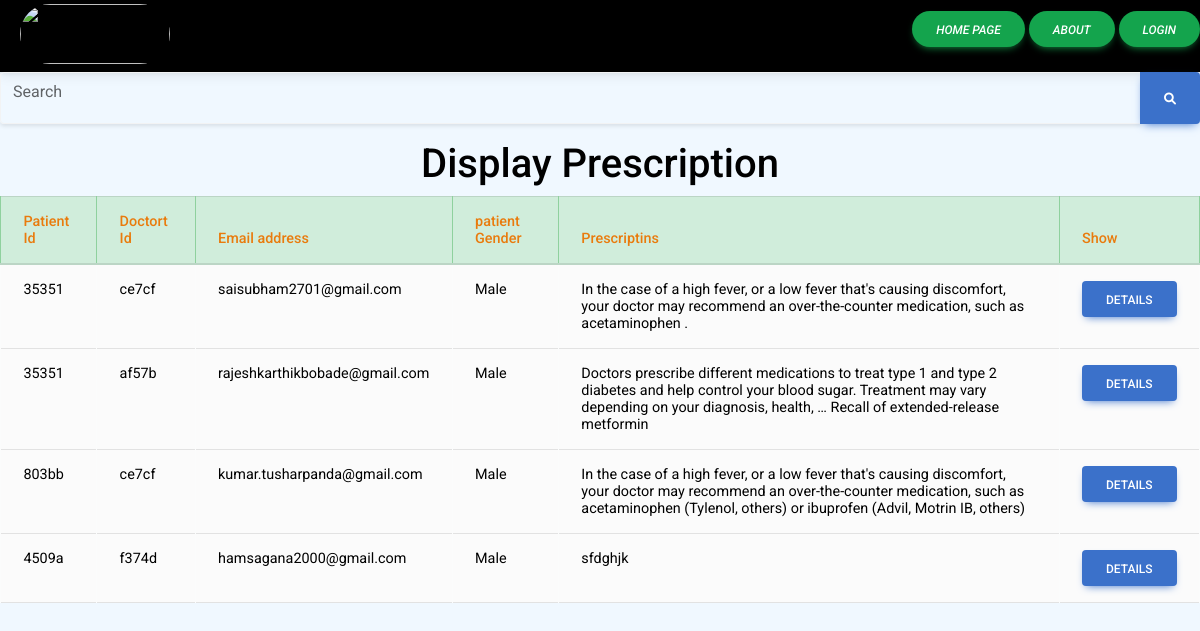
Page /doc_display1/ on the committed database.
### app1/models.py (models this page shows)
class Prescriptins(models.Model):
    Patient_id=models.ForeignKey(Patient,on_delete=models.CASCADE)
    Doctor_id= models.ForeignKey(Doctor,on_delete=models.CASCADE)
    Emailaddress=models.EmailField()
    PatientGender=models.CharField(max_length=50)
    Prescriptins=models.TextField()

class Patient(models.Model):
    Patient_id=models.CharField(max_length=6,primary_key=True, default=generate_short_uuid)
    username=models.CharField(max_length=100)
    Gender=models.CharField(max_length=50,choices=Gender,default='Male')
    Profile_pic= models.ImageField(upload_to='profile_pic/PatientProfilePic/',null=True,blank=True)
    Address = models.CharField(max_length=40)
    Mobile = models.CharField(max_length=20,null=True)
    Status=models.BooleanField(default=True)
    def __str__(self):
        return self.Patient_id

class Doctor(models.Model):
    Doctor_id=models.CharField(max_length=5,primary_key=True, default=generate_short_uuid)
    username=models.CharField(max_length=100)
    Gender=models.CharField(max_length=50,choices=Gender,default='Male')
    Profile_pic= models.ImageField(upload_to='profile_pic/PatientProfilePic/',null=True,blank=True)
    Address = models.CharField(max_length=40)
    Mobile = models.CharField(max_length=20,null=True)
    Department= models.CharField(max_length=50,choices=departments,default='Cardiologist')
    Status=models.BooleanField(default=True)
    Document=models.FileField()
    def __str__(self):
        return self.Doctor_id

### app1/views.py (the view)
# urls.py: path('doc_display1/',Doc_Display1,name='doc_display1'),
def Doc_Display1(request):
    if request.method=='GET':
        Patient_id=request.GET.get('Patient_id')
        print(Patient_id)
        if Patient_id:
            data1 = Prescriptins.objects.filter(Patient_id=Patient_id)
        else:
            data1 = Prescriptins.objects.all()
    else:
        data1 = Prescriptins.objects.all()
    d = {'data1': data1}
    return render(request,'Doc_Display1.html',d)

### templates/Doc_Display1.html (shortened to what this page needs)
{% extends 'doc_dummy1.html' %}
{% block body_block %}
<body style="background: aliceblue;">
	<form method="GET" action="{% url 'doc_display1' %}">
		<div class="input-group">
			<div class="form-outline">
			  <input type="text" id="text"  name="Patient_id" class="form-control" />
			  <label class="form-label" for="form1">Search</label>
			</div>
			<button type="submit" class="btn btn-primary">
			  <i class="fas fa-search"></i>
			</button>
		</div>
		</form>
<table class="table table-hover table-bordered" >
	<center><h1 style="color: black;">Display Prescription</h1></center>
	<thead class="table-success" >
		<tr style="color: rgb(233, 123, 13); width:fit-content;">
			<th scope="col">Patient Id</th>
			<th scope="col">Doctort Id</th>
			<th scope="col">Email address</th>
			<th scope="col">patient Gender</th>
			<th scope="col">Prescriptins</th>
			<th scope="col">Show</th>
		</tr>
	</thead>
	<tbody class="table-light" >
		{% for i in data1 %}
		<tr>
			<td>{{ i.Patient_id }}</td>
			<td>{{i.Doctor_id}}</td>
			<td>{{i.Emailaddress}}</td>
			<td>{{i.PatientGender}}</td>
			<td>{{i.Prescriptins}}</td>
            <td><a href="{% url 'display3' i.id %}"class="btn btn-primary">Details</a></td>
		</tr>
		{% endfor %}
	</tbody>
</table>
</body>
{% endblock %}

### templates/Doc_Display1.html (style rules this page uses)
.form-outline { border: 1px solid #f2f3f4; border-radius: 0.25rem; padding: 0.375rem 0.75rem; width: 950%; margin: 0; box-shadow: 0 2px 4px rgba(0, 0, 0, 0.1); }

### templates/doc_dummy1.html (style rules this page uses)
body { background-color: aqua; }

### rows in the picture
Prescriptins: Patient_id "35351", Doctor_id "ce7cf", Emailaddress "saisubham2701@gmail.com", PatientGender "Male", Prescriptins "In the case of a high fever, or a low fever that's causing discomfort, your doctor may recommend an over-the-counter medication, such as acetaminophen ."
Prescriptins: Patient_id "35351", Doctor_id "af57b", Emailaddress "rajeshkarthikbobade@gmail.com", PatientGender "Male", Prescriptins "Doctors prescribe different medications to treat type 1 and type 2 diabetes and help control your blood sugar. Treatment may vary depending on your diagnosis, health, … Recall of extended-release metformin"
Prescriptins: Patient_id "803bb", Doctor_id "ce7cf", Emailaddress "kumar.tusharpanda@gmail.com", PatientGender "Male", Prescriptins "In the case of a high fever, or a low fever that's causing discomfort, your doctor may recommend an over-the-counter medication, such as acetaminophen (Tylenol, others) or ibuprofen (Advil, Motrin IB, others)"
Prescriptins: Patient_id "4509a", Doctor_id "f374d", Emailaddress "hamsagana2000@gmail.com", PatientGender "Male", Prescriptins "sfdghjk"
